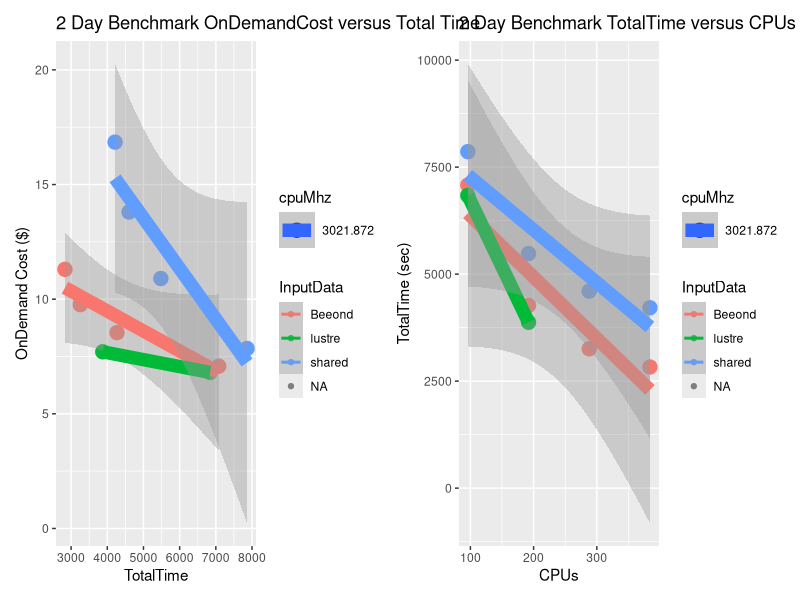

Here is the R script that generated this plot:
library(ggplot2)
library(patchwork) # To display 2 charts together
library(dplyr)

# Script author: Liz Adams
# Affiliation: UNC CMAS Center 
# example from http://monashbioinformaticsplatform.github.io/2015-11-30-intro-r/ggplot.html
# 2nd example from https://r-graph-gallery.com/line-chart-dual-Y-axis-ggplot2.html

png(file = paste('hbv120','_', 'v5.4plus', '_', 'Cost','_','TotalTime','.png',sep=''), width = 1024, height = 768, bg='white')
curr_wd<-getwd()
setwd(curr_wd)
csv_data<- read.csv("../docs/user_guide_cyclecloud/qa/scaling_HBv120.v54.csv",sep="\t", skip =0, header = TRUE, comment.char = "",check.names = FALSE, quote="", )
print(csv_data)
bad_rows <-
    is.na(csv_data$TotalTime) |
    is.na(csv_data$Day1_Timing_sec) |
    is.na(csv_data$CPUs) |
    is.na(csv_data$OnDemandCost) |
    is.na(csv_data$MS_Opt_Pin) |
    is.na(csv_data$SpotCost)
    
#filter(csv_data, ComputeNode != HC44rs )

csv_data2 <-  subset(csv_data, ComputeNode=="HB120rs_v3")


p1 <- ggplot(csv_data2[!bad_rows,], aes(y=OnDemandCost, x=TotalTime, size=cpuMhz, color=InputData)) +
    geom_point() + ggtitle("2 Day Benchmark OnDemandCost versus Total Time") + scale_y_continuous(name = "OnDemand Cost ($)") + stat_smooth(method="lm")

p2 <- ggplot(csv_data2[!bad_rows,], aes(y=TotalTime, x=CPUs, size=cpuMhz, color=InputData)) +
    geom_point() + ggtitle("2 Day Benchmark TotalTime versus CPUs") + scale_y_continuous(name = "TotalTime (sec)") + stat_smooth(method="lm")

# Display both charts side by side thanks to the patchwork package
p1 + p2
